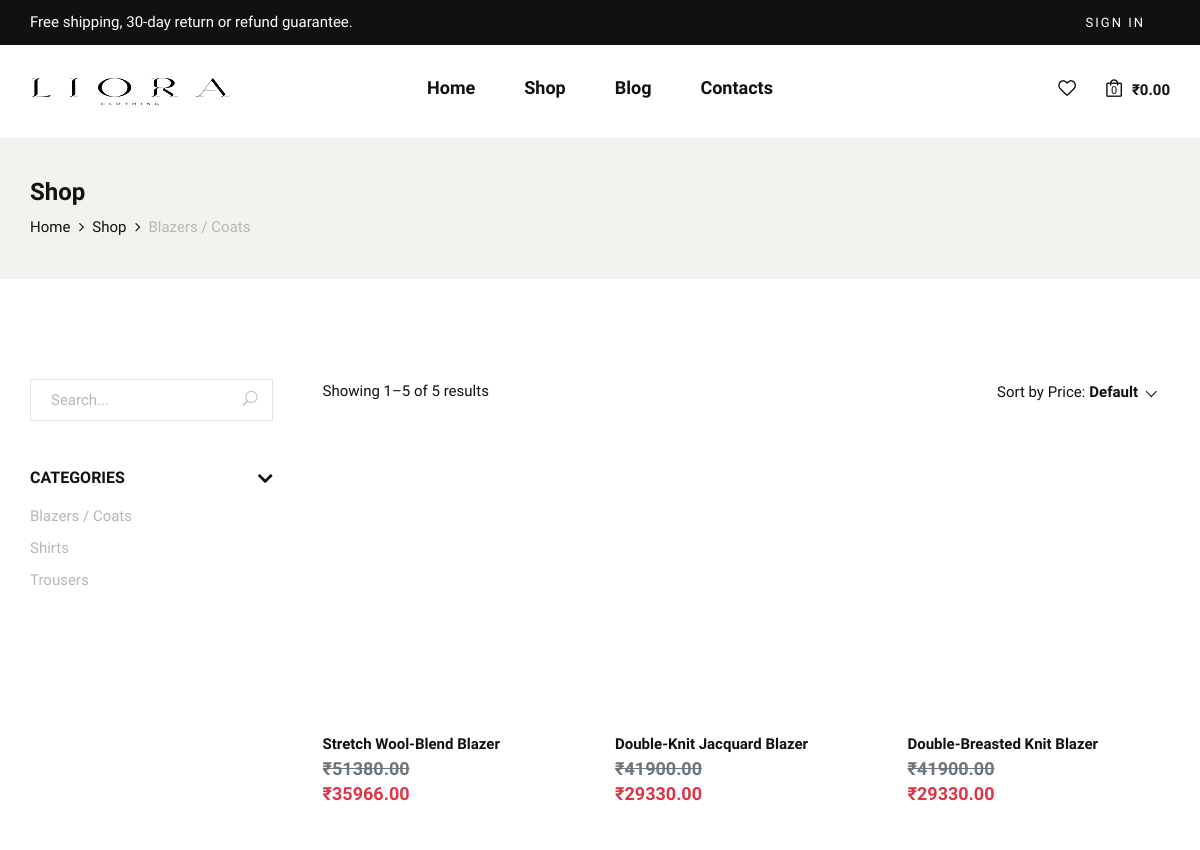
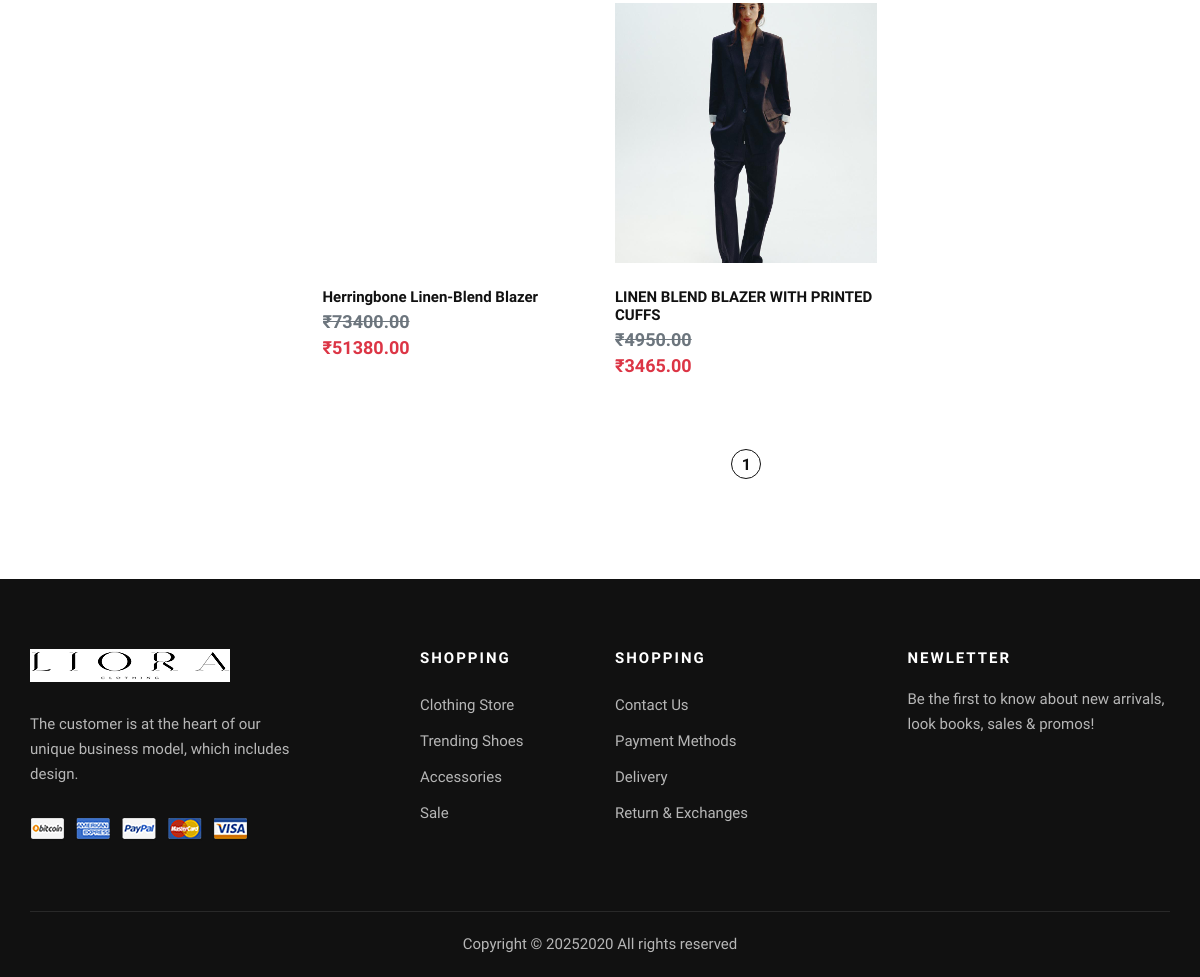
Screenshot of /products/blazers-coats/ with the database file from the repository (2 pictures, top to bottom).
### products/models.py (models this page shows, shortened)
class Categories(models.Model):
    name = models.CharField( max_length=50,unique=True)
    slug = models.SlugField(unique=True,blank=True)
    image = models.ImageField(upload_to='category_images/')

class Product(models.Model):
    category = models.ForeignKey(Categories, on_delete=models.CASCADE)
    name = models.CharField(max_length=150,unique=True)
    slug = models.SlugField(unique=True,blank=True)
    description = models.TextField()
    price = models.DecimalField(max_digits=10, decimal_places=2)
    created_at = models.DateTimeField(auto_now_add=True)

class Inventory(models.Model):
    product = models.ForeignKey(Product, on_delete=models.CASCADE, related_name='inventories')
    color = models.ForeignKey(Color, on_delete=models.CASCADE, related_name='inventory_color')
    size = models.ForeignKey(Size, on_delete=models.CASCADE)
    stock = models.PositiveIntegerField(default=0)
    image = models.ImageField(upload_to='product_images',blank=True,null=True)
    class Meta:
        unique_together = ('product','color','size')

### products/views.py (the view)
# urls.py: path('',include('products.urls')),
def products(request, slug=None):
    category = None
    if slug == 'all' or slug is None:
        category = None
        category_name = "All Products"
        items = Product.objects.all().order_by('-id')
    else:
        category = get_object_or_404(Categories, slug=slug)
        category_name = category.name
        items = Product.objects.filter(category=category).order_by('-id')
    search_query = request.GET.get('q')
    if search_query:
        items = items.filter(name__icontains=search_query)
    sort_option = request.GET.get('sort')
    if sort_option == 'low':
        items = items.order_by('price')
    elif sort_option == 'high':
        items = items.order_by('-price')
    paginator = Paginator(items, 6)
    page_number = request.GET.get('page')
    page_obj = paginator.get_page(page_number)
    offers = Offer.objects.filter(category=category, active=True)
    offer = offers.first()
    for item in page_obj:
        offer_data = get_product_offer_details(item)
        item.discounted_price = offer_data['discounted_price']
        item.offer = offer_data['offer']
    categories = Categories.objects.all()
    context = {
        'items' : page_obj,
        'category_name' : category_name,
        'categories' : categories,
        'offer': offer,
        'page_obj' : page_obj,
        'category': category,
    }
    return render(request,'products.html', context)

### accounts/context_processors.py (called while the page is built, shortened)
def cart_context(request):
    cart_count = 0
    cart_total = 0
    return {
        'cart_count' : cart_count,
        'cart_total' : cart_total
    }

### products/helper.py (called while the page is built)
def quantize(d):
    return d.quantize(Decimal('0.01'), rounding=ROUND_HALF_UP)

### products/templatetags/nav_tags.py (called while the page is built)
@register.simple_tag(takes_context=True)
def active_class(context, url_name):
    from django.urls import resolve
    try:
        return "active" if resolve(context['request'].path_info).url_name == url_name else ""
    except:
        return ""

### templates/products.html (shortened to what this page needs)
{% extends "base.html" %}
    {% load static %}
    {% block content %}
    <section class="breadcrumb-option">
        <div class="container">
            <div class="row">
                <div class="col-lg-12">
                    <div class="breadcrumb__text">
                        <h4>Shop</h4>
                        <div class="breadcrumb__links">
                            <a href="{% url 'index' %}">Home</a>
                            <a href="{% url 'shop' %}">Shop</a>
                            <span>{{category_name}}</span>
                        </div>
                    </div>
                </div>
            </div>
        </div>
    </section>
    <section class="shop spad">
        <div class="container">
            <div class="row">
                <div class="col-lg-3">
                    <div class="shop__sidebar">
                        <div class="shop__sidebar__search">
                            <form method="get" action="{% if category %}{% url 'products' category.slug %}{% else %}{% url 'products' 'all' %}{% endif %}">
                                <input type="text" name="q" placeholder="Search..."  value="{{ request.GET.q|default:'' }}">
                                <button type="submit"><span class="icon_search"></span></button>
                            </form>
                        </div>
                        <div class="shop__sidebar__accordion">
                            <div class="accordion" id="accordionExample">
                                <div class="card">
                                    <div class="card-heading">
                                        <a data-toggle="collapse" data-target="#collapseOne">Categories</a>
                                    </div>
                                    <div id="collapseOne" class="collapse show" data-parent="#accordionExample">
                                        <div class="card-body">
                                            <div class="shop__sidebar__categories">
                                                <ul class="nice-scroll">
                                                    {% for category in categories %}
                                                    <li><a href="{% url 'products' category.slug %}">{{category.name}}</a></li>
                                                    {% endfor %}
                                                </ul>
                                            </div>
                                        </div>
                                    </div>
                                </div>
                            </div>
                        </div>
                    </div>
                </div>
                <div class="col-lg-9">
                    <div class="shop__product__option">
                        <div class="row">
                            <div class="col-lg-6 col-md-6 col-sm-6">
                                <div class="shop__product__option__left">
                                    <p>
                                        Showing {{ page_obj.start_index }}–{{ page_obj.end_index }} of {{ page_obj.paginator.count }} results
                                    </p>
                                </div>
                            </div>
                            <div class="col-lg-6 col-md-6 col-sm-6">
                                <div class="shop__product__option__right">
                                    <form method='get' id='sortForm'>
                                        <p>Sort by Price:</p>
                                    </form>
                                </div>
                            </div>
                        </div>
                    </div>
                    <div class="row">
                        {% for item in items %}
                            <div class="col-lg-4 col-md-6 col-sm-6">
                                <div class="product__item">
                                    {% with inventory_items=item.inventories.all %}
                                        {% if inventory_items.exists %}
                                            <div class="product__item__pic"
                                                style="background-image: url('{{ inventory_items.0.image.url }}'); background-size: cover; background-position: center;">
                                        {% endif %}
                                            </div>
                                    {% endwith %}
                                    <div class="product__item__text">
                                        <h6>{{item.name}}</h6>
                                        {% if item.discounted_price %}
                                            <h5 class="original-price text-muted mb-1"><del>₹{{ item.price }}</del></h5>
                                            <h5 class="discounted-price text-danger fw-bold mb-2">₹{{ item.discounted_price|floatformat:2 }}</h5>
                                        {% else %}
                                            <h5>₹ {{item.price}}</h5>
                                        {% endif %}
                                    </div>
                                </div>
                            </div>
                        {% endfor %}
                    </div>
                    <div class="row">
                        <div class="col-lg-12">
                            <div class="product__pagination">
                                {% for num in page_obj.paginator.page_range %}
                                    <a href="?page={{ num }}&sort={{ request.GET.sort }}&q={{ request.GET.q }}"
                                        class="{% if page_obj.number == num %}active{% endif %}">
                                        {{ num }}
                                    </a>
                                {% endfor %}
                            </div>
                        </div>
                    </div>
                </div>
            </div>
        </div>
    </section>
{% endblock content %}

### static/css/style.css (style rules this page uses)
html, body { height: 100%; font-family: "Nunito Sans", sans-serif; -webkit-font-smoothing: antialiased; }
h1, h2, h3, h4, h5, h6 { margin: 0; color: #111111; font-weight: 400; font-family: "Nunito Sans", sans-serif; }
h4 { font-size: 24px; }
h5 { font-size: 18px; }
h6 { font-size: 16px; }
p { font-size: 15px; font-family: "Nunito Sans", sans-serif; color: #3d3d3d; font-weight: 400; line-height: 25px; margin: 0 0 15px 0; }
ul, ol { padding: 0; margin: 0; }
.spad { padding-top: 100px; padding-bottom: 100px; }
.product__item { overflow: hidden; margin-bottom: 40px; }
.product__item__pic { height: 260px; position: relative; background-position: center center; }
.product__item__text { padding-top: 25px; position: relative; }
.product__item__text h6 { color: #111111; font-size: 15px; font-weight: 600; margin-bottom: 5px; -webkit-transition: all, 0.3s; -o-transition: all, 0.3s; transition: all, 0.3s; }
.product__item__text h5 { color: #0d0d0d; font-weight: 700; }
.shop__sidebar { padding-right: 20px; }
.shop__sidebar__search { margin-bottom: 45px; }
.shop__sidebar__search form { position: relative; }
.shop__sidebar__search form input { width: 100%; font-size: 15px; color: #b7b7b7; padding-left: 20px; border: 1px solid #e5e5e5; height: 42px; }
.shop__sidebar__search form input::placeholder { color: #b7b7b7; }
.shop__sidebar__search form button { color: #b7b7b7; font-size: 15px; border: none; background: transparent; position: absolute; right: 0; padding: 0 15px; top: 0; height: 100%; }
.shop__sidebar__accordion .card { border: none; border-radius: 0; margin-bottom: 25px; }
.shop__sidebar__accordion .card:last-child { margin-bottom: 0; }
.shop__sidebar__accordion .card:last-child .card-body { padding-bottom: 0; border-bottom: none; }
.shop__sidebar__accordion .card-body { padding: 0; padding-top: 10px; padding-bottom: 20px; border-bottom: 1px solid #e5e5e5; }
.shop__sidebar__accordion .card-heading { cursor: pointer; }
.shop__sidebar__accordion .card-heading a { color: #111111; font-size: 16px; font-weight: 700; text-transform: uppercase; display: block; }
.shop__sidebar__categories ul, .shop__sidebar__price ul, .shop__sidebar__brand ul { height: 225px; }
.shop__sidebar__categories ul li, .shop__sidebar__price ul li, .shop__sidebar__brand ul li { list-style: none; }
.shop__sidebar__categories ul li a, .shop__sidebar__price ul li a, .shop__sidebar__brand ul li a { color: #b7b7b7; font-size: 15px; line-height: 32px; -webkit-transition: all, 0.3s; -o-transition: all, 0.3s; transition: all, 0.3s; }
.shop__sidebar__accordion .card-heading a:after, .shop__sidebar__accordion .card-heading>a.active[aria-expanded=false]:after { content: ""; font-family: "FontAwesome"; font-size: 24px; font-weight: 700; color: #111111; position: absolute; right: 0; top: 2px; line-height: 20px; }
.shop__product__option { margin-bottom: 45px; }
.shop__product__option p { color: #111111; margin-bottom: 0; }
.shop__product__option__right { text-align: right; }
.shop__product__option__right p { display: inline-block; margin-bottom: 0; }
.product__pagination { padding-top: 25px; text-align: center; }
.product__pagination a { display: inline-block; font-size: 16px; font-weight: 700; color: #111111; height: 30px; width: 30px; border: 1px solid transparent; border-radius: 50%; line-height: 30px; text-align: center; }
.product__pagination a.active { border-color: #111111; }
.breadcrumb-option { background: #f3f2ee; padding: 40px 0; }
.breadcrumb__text h4 { color: #111111; font-weight: 700; margin-bottom: 8px; }
.breadcrumb__links a { font-size: 15px; color: #111111; margin-right: 18px; display: inline-block; position: relative; }
.breadcrumb__links a:after { position: absolute; right: -14px; top: 0; content: ""; font-family: "FontAwesome"; }
.breadcrumb__links span { font-size: 15px; color: #b7b7b7; display: inline-block; }
@media only screen and (min-width: 1200px) { .container { max-width: 1170px; } }

### rows the page displays
Categories: name "Blazers / Coats"
Categories: name "Shirts"
Categories: name "Trousers"
Product: name "Stretch Wool-Blend Blazer", price "51380.00", discounted_price "35966.00"
Product: name "Double-Knit Jacquard Blazer", price "41900.00", discounted_price "29330.00"
Product: name "Double-Breasted Knit Blazer", price "41900.00", discounted_price "29330.00"
Product: name "Herringbone Linen-Blend Blazer", price "73400.00", discounted_price "51380.00"
Product: inventories.all.0.image (picture), name "LINEN BLEND BLAZER WITH PRINTED CUFFS", price "4950.00", discounted_price "3465.00"

### other values shown
{{ cart_count }} "0"
{{ cart_total|floatformat:2 }} "0.00"
{{ page_obj.start_index }} "1"
{{ page_obj.end_index }} "5"
{{ page_obj.paginator.count }} "5"
{{ num }} "1"
